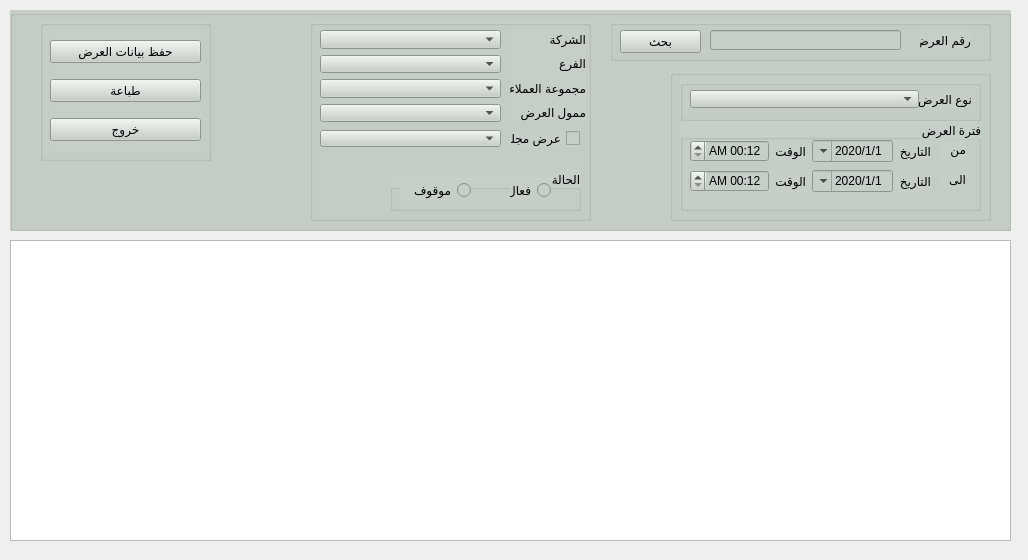
<?xml version="1.0" encoding="UTF-8"?>
<ui version="4.0">
 <class>QForm_prom_edit</class>
 <widget class="QWidget" name="QForm_prom_edit">
  <property name="geometry">
   <rect>
    <x>0</x>
    <y>0</y>
    <width>1028</width>
    <height>560</height>
   </rect>
  </property>
  <property name="minimumSize">
   <size>
    <width>1028</width>
    <height>560</height>
   </size>
  </property>
  <property name="maximumSize">
   <size>
    <width>1028</width>
    <height>560</height>
   </size>
  </property>
  <property name="windowTitle">
   <string>تعديل العروض</string>
  </property>
  <property name="toolTip">
   <string/>
  </property>
  <property name="layoutDirection">
   <enum>Qt::RightToLeft</enum>
  </property>
  <widget class="QWidget" name="gridLayoutWidget">
   <property name="geometry">
    <rect>
     <x>190</x>
     <y>70</y>
     <width>2</width>
     <height>2</height>
    </rect>
   </property>
   <layout class="QGridLayout" name="gridLayout_2"/>
  </widget>
  <widget class="QGroupBox" name="groupBox">
   <property name="geometry">
    <rect>
     <x>10</x>
     <y>10</y>
     <width>1001</width>
     <height>221</height>
    </rect>
   </property>
   <property name="font">
    <font>
     <pointsize>10</pointsize>
     <weight>50</weight>
     <bold>false</bold>
    </font>
   </property>
   <property name="layoutDirection">
    <enum>Qt::LeftToRight</enum>
   </property>
   <property name="styleSheet">
    <string notr="true">
background-color: rgb(198, 207, 199);</string>
   </property>
   <property name="title">
    <string/>
   </property>
   <widget class="QGroupBox" name="QgroupBox_det">
    <property name="geometry">
     <rect>
      <x>300</x>
      <y>10</y>
      <width>281</width>
      <height>201</height>
     </rect>
    </property>
    <property name="title">
     <string/>
    </property>
    <widget class="QWidget" name="layoutWidget">
     <property name="geometry">
      <rect>
       <x>10</x>
       <y>10</y>
       <width>181</width>
       <height>92</height>
      </rect>
     </property>
     <layout class="QVBoxLayout" name="verticalLayout_3">
      <item>
       <widget class="QComboBox" name="Qcombo_company"/>
      </item>
      <item>
       <widget class="QComboBox" name="Qcombo_branch"/>
      </item>
      <item>
       <widget class="QComboBox" name="Qcombo_cust_group"/>
      </item>
      <item>
       <widget class="QComboBox" name="Qcombo_sponsor"/>
      </item>
     </layout>
    </widget>
    <widget class="QWidget" name="layoutWidget">
     <property name="geometry">
      <rect>
       <x>200</x>
       <y>10</y>
       <width>76</width>
       <height>91</height>
      </rect>
     </property>
     <layout class="QVBoxLayout" name="verticalLayout_2">
      <item>
       <widget class="QLabel" name="label_4">
        <property name="text">
         <string>الشركة</string>
        </property>
       </widget>
      </item>
      <item>
       <widget class="QLabel" name="label_11">
        <property name="text">
         <string>الفرع</string>
        </property>
       </widget>
      </item>
      <item>
       <widget class="QLabel" name="label_5">
        <property name="text">
         <string>مجموعة العملاء</string>
        </property>
       </widget>
      </item>
      <item>
       <widget class="QLabel" name="label_6">
        <property name="text">
         <string>ممول العرض</string>
        </property>
       </widget>
      </item>
     </layout>
    </widget>
    <widget class="QCheckBox" name="QcheckBox_magazine">
     <property name="geometry">
      <rect>
       <x>200</x>
       <y>110</y>
       <width>70</width>
       <height>17</height>
      </rect>
     </property>
     <property name="layoutDirection">
      <enum>Qt::RightToLeft</enum>
     </property>
     <property name="text">
      <string>عرض مجلة</string>
     </property>
    </widget>
    <widget class="QComboBox" name="Qcombo_magazine">
     <property name="geometry">
      <rect>
       <x>10</x>
       <y>110</y>
       <width>181</width>
       <height>17</height>
      </rect>
     </property>
    </widget>
    <widget class="QGroupBox" name="groupBox_6">
     <property name="geometry">
      <rect>
       <x>80</x>
       <y>150</y>
       <width>191</width>
       <height>41</height>
      </rect>
     </property>
     <property name="layoutDirection">
      <enum>Qt::RightToLeft</enum>
     </property>
     <property name="title">
      <string>الحالة</string>
     </property>
     <widget class="QRadioButton" name="Qradio_active">
      <property name="geometry">
       <rect>
        <x>120</x>
        <y>10</y>
        <width>41</width>
        <height>20</height>
       </rect>
      </property>
      <property name="layoutDirection">
       <enum>Qt::RightToLeft</enum>
      </property>
      <property name="text">
       <string>فعال</string>
      </property>
     </widget>
     <widget class="QRadioButton" name="Qradio_inactive">
      <property name="geometry">
       <rect>
        <x>10</x>
        <y>10</y>
        <width>71</width>
        <height>20</height>
       </rect>
      </property>
      <property name="layoutDirection">
       <enum>Qt::RightToLeft</enum>
      </property>
      <property name="text">
       <string>موقوف</string>
      </property>
     </widget>
    </widget>
   </widget>
   <widget class="QGroupBox" name="groupBox_5">
    <property name="geometry">
     <rect>
      <x>600</x>
      <y>10</y>
      <width>381</width>
      <height>41</height>
     </rect>
    </property>
    <property name="layoutDirection">
     <enum>Qt::RightToLeft</enum>
    </property>
    <property name="title">
     <string/>
    </property>
    <widget class="QLabel" name="label_12">
     <property name="geometry">
      <rect>
       <x>310</x>
       <y>10</y>
       <width>51</width>
       <height>20</height>
      </rect>
     </property>
     <property name="text">
      <string>رقم العرض</string>
     </property>
    </widget>
    <widget class="QLineEdit" name="Qline_promotion">
     <property name="geometry">
      <rect>
       <x>100</x>
       <y>10</y>
       <width>191</width>
       <height>20</height>
      </rect>
     </property>
    </widget>
    <widget class="QPushButton" name="Qbtn_search">
     <property name="geometry">
      <rect>
       <x>10</x>
       <y>10</y>
       <width>81</width>
       <height>23</height>
      </rect>
     </property>
     <property name="text">
      <string>بحث</string>
     </property>
    </widget>
   </widget>
   <widget class="QGroupBox" name="QgroupBox_prom">
    <property name="geometry">
     <rect>
      <x>660</x>
      <y>60</y>
      <width>321</width>
      <height>151</height>
     </rect>
    </property>
    <property name="title">
     <string/>
    </property>
    <widget class="QGroupBox" name="groupBox_2">
     <property name="geometry">
      <rect>
       <x>10</x>
       <y>50</y>
       <width>301</width>
       <height>91</height>
      </rect>
     </property>
     <property name="layoutDirection">
      <enum>Qt::RightToLeft</enum>
     </property>
     <property name="title">
      <string>فترة العرض</string>
     </property>
     <widget class="QWidget" name="layoutWidget">
      <property name="geometry">
       <rect>
        <x>10</x>
        <y>20</y>
        <width>241</width>
        <height>22</height>
       </rect>
      </property>
      <layout class="QHBoxLayout" name="horizontalLayout">
       <item>
        <widget class="QLabel" name="label_3">
         <property name="text">
          <string>التاريخ</string>
         </property>
        </widget>
       </item>
       <item>
        <widget class="QDateTimeEdit" name="Qdate_from">
         <property name="layoutDirection">
          <enum>Qt::RightToLeft</enum>
         </property>
         <property name="minimumDateTime">
          <datetime>
           <hour>0</hour>
           <minute>0</minute>
           <second>0</second>
           <year>2020</year>
           <month>1</month>
           <day>1</day>
          </datetime>
         </property>
         <property name="displayFormat">
          <string>d/M/yyyy</string>
         </property>
         <property name="calendarPopup">
          <bool>true</bool>
         </property>
        </widget>
       </item>
       <item>
        <widget class="QLabel" name="label_2">
         <property name="text">
          <string>الوقت</string>
         </property>
        </widget>
       </item>
       <item>
        <widget class="QDateTimeEdit" name="Qtime_from">
         <property name="displayFormat">
          <string>h:mm AP</string>
         </property>
         <property name="calendarPopup">
          <bool>false</bool>
         </property>
        </widget>
       </item>
      </layout>
     </widget>
     <widget class="QLabel" name="label_9">
      <property name="geometry">
       <rect>
        <x>260</x>
        <y>20</y>
        <width>26</width>
        <height>19</height>
       </rect>
      </property>
      <property name="text">
       <string>من</string>
      </property>
     </widget>
     <widget class="QLabel" name="label_10">
      <property name="geometry">
       <rect>
        <x>260</x>
        <y>50</y>
        <width>26</width>
        <height>19</height>
       </rect>
      </property>
      <property name="text">
       <string>الى</string>
      </property>
     </widget>
     <widget class="QWidget" name="layoutWidget_2">
      <property name="geometry">
       <rect>
        <x>10</x>
        <y>50</y>
        <width>241</width>
        <height>22</height>
       </rect>
      </property>
      <layout class="QHBoxLayout" name="horizontalLayout_2">
       <item>
        <widget class="QLabel" name="label_8">
         <property name="text">
          <string>التاريخ</string>
         </property>
        </widget>
       </item>
       <item>
        <widget class="QDateTimeEdit" name="Qdate_to">
         <property name="minimumDateTime">
          <datetime>
           <hour>0</hour>
           <minute>0</minute>
           <second>0</second>
           <year>2020</year>
           <month>1</month>
           <day>1</day>
          </datetime>
         </property>
         <property name="displayFormat">
          <string>d/M/yyyy</string>
         </property>
         <property name="calendarPopup">
          <bool>true</bool>
         </property>
        </widget>
       </item>
       <item>
        <widget class="QLabel" name="label_7">
         <property name="text">
          <string>الوقت</string>
         </property>
        </widget>
       </item>
       <item>
        <widget class="QDateTimeEdit" name="Qtime_to">
         <property name="displayFormat">
          <string>h:mm AP</string>
         </property>
         <property name="calendarPopup">
          <bool>false</bool>
         </property>
        </widget>
       </item>
      </layout>
     </widget>
    </widget>
    <widget class="QGroupBox" name="groupBox_4">
     <property name="geometry">
      <rect>
       <x>10</x>
       <y>10</y>
       <width>301</width>
       <height>41</height>
      </rect>
     </property>
     <property name="layoutDirection">
      <enum>Qt::RightToLeft</enum>
     </property>
     <property name="title">
      <string/>
     </property>
     <widget class="QLabel" name="label">
      <property name="geometry">
       <rect>
        <x>180</x>
        <y>10</y>
        <width>112</width>
        <height>18</height>
       </rect>
      </property>
      <property name="text">
       <string>نوع العرض</string>
      </property>
     </widget>
     <widget class="QComboBox" name="Qcombo_promotion">
      <property name="geometry">
       <rect>
        <x>10</x>
        <y>10</y>
        <width>229</width>
        <height>18</height>
       </rect>
      </property>
      <property name="layoutDirection">
       <enum>Qt::LeftToRight</enum>
      </property>
      <property name="modelColumn">
       <number>0</number>
      </property>
     </widget>
    </widget>
   </widget>
   <widget class="QGroupBox" name="groupBox_8">
    <property name="geometry">
     <rect>
      <x>30</x>
      <y>10</y>
      <width>171</width>
      <height>141</height>
     </rect>
    </property>
    <property name="title">
     <string/>
    </property>
    <widget class="QWidget" name="layoutWidget">
     <property name="geometry">
      <rect>
       <x>10</x>
       <y>10</y>
       <width>151</width>
       <height>121</height>
      </rect>
     </property>
     <layout class="QVBoxLayout" name="verticalLayout">
      <item>
       <widget class="QPushButton" name="Qbtn_save">
        <property name="text">
         <string>حفظ بيانات العرض</string>
        </property>
       </widget>
      </item>
      <item>
       <widget class="QPushButton" name="Qbtn_print">
        <property name="text">
         <string>طباعة</string>
        </property>
       </widget>
      </item>
      <item>
       <widget class="QPushButton" name="Qbtn_exit">
        <property name="text">
         <string>خروج</string>
        </property>
       </widget>
      </item>
     </layout>
    </widget>
   </widget>
  </widget>
  <widget class="QWidget" name="gridLayoutWidget_4">
   <property name="geometry">
    <rect>
     <x>10</x>
     <y>240</y>
     <width>1001</width>
     <height>301</height>
    </rect>
   </property>
   <layout class="QGridLayout" name="gridLayout_7">
    <item row="0" column="0">
     <widget class="QTableWidget" name="Qtable_promotion"/>
    </item>
   </layout>
  </widget>
 </widget>
 <resources/>
 <connections/>
</ui>
